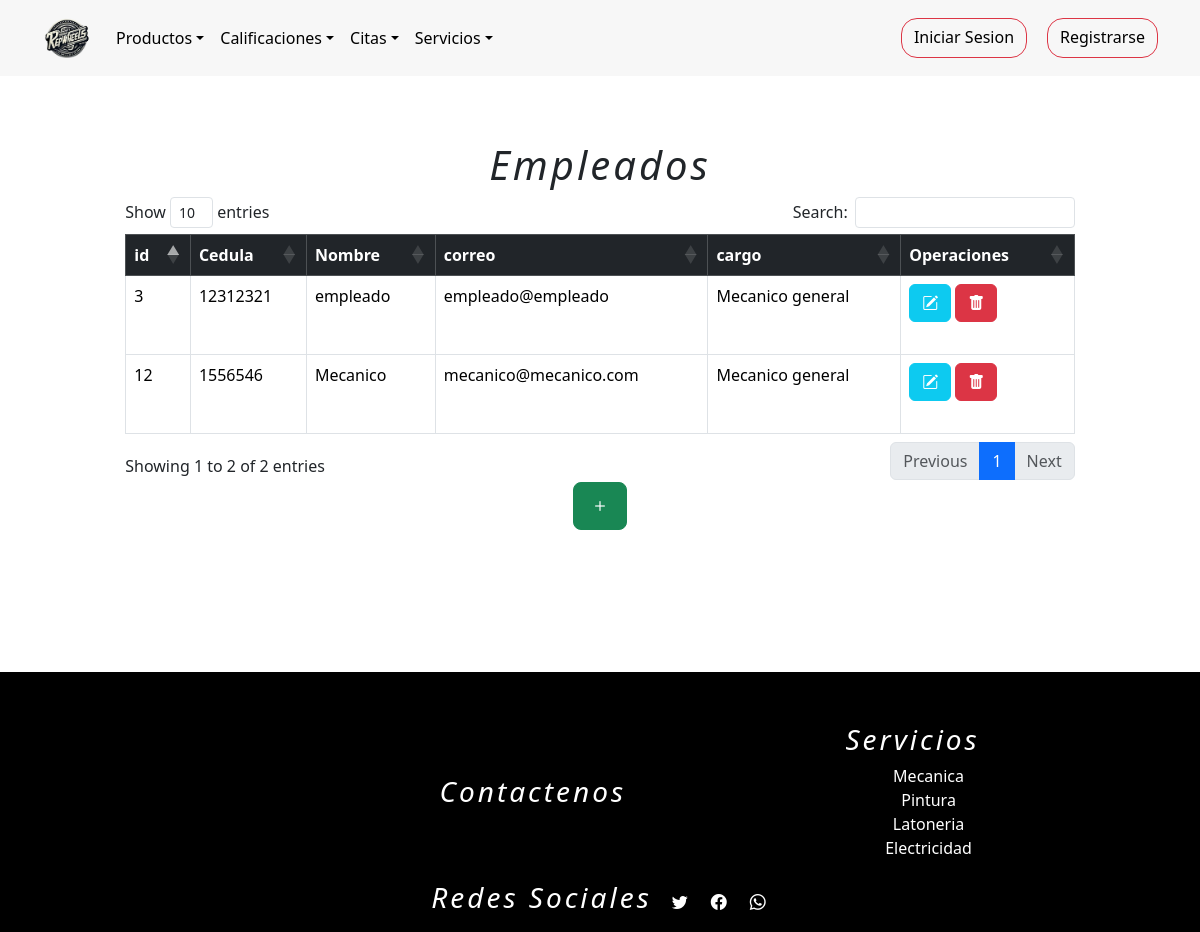
/empleados/, run on an earlier commit of the app's database.
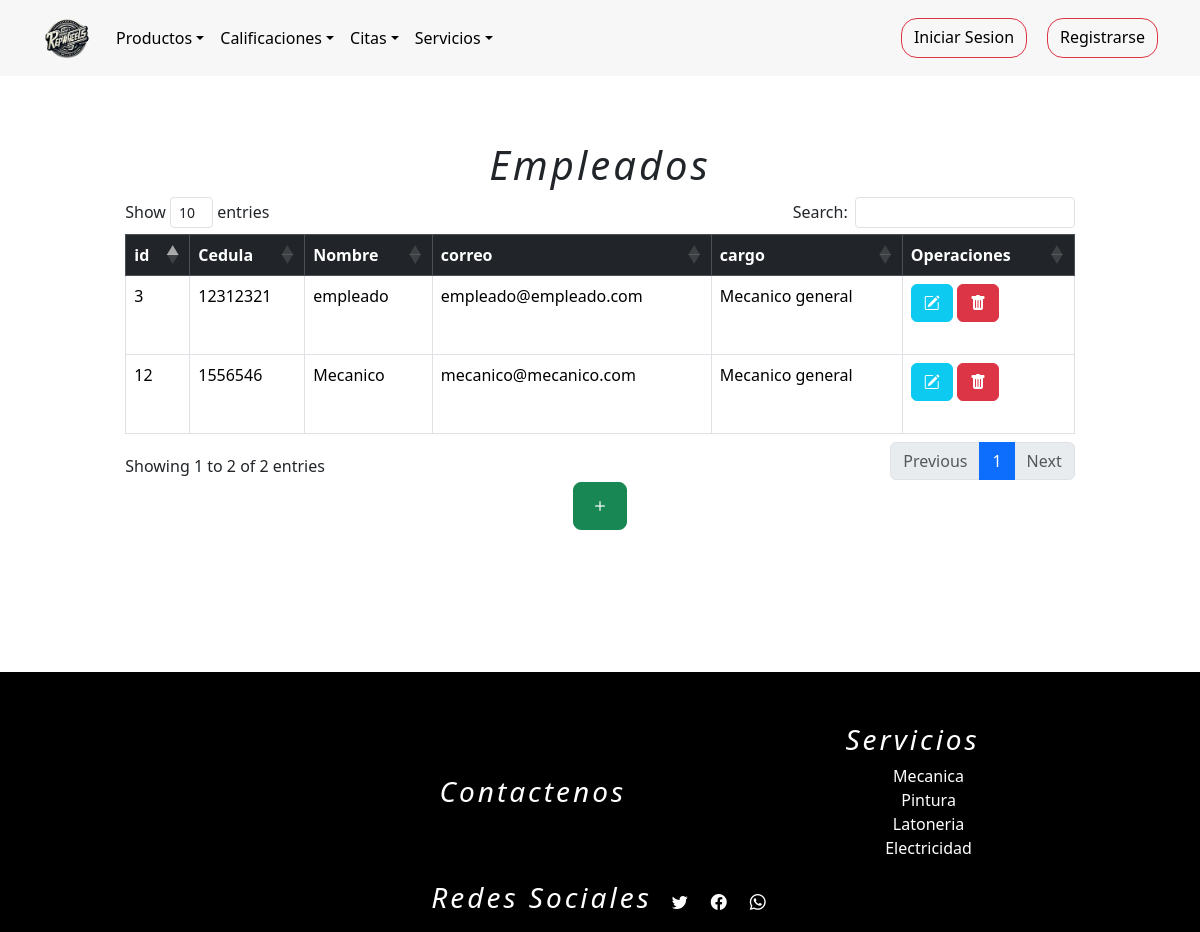
And on a later commit of the database.
### tienda/models.py (models this page shows, shortened)
class Usuarios(AbstractUser):
    username = None
    nombre = models.CharField(max_length=254)
    email = models.EmailField(max_length=254, unique=True,blank=False,null=True)
    password = models.CharField(max_length=254,blank=False,null=True)
    foto = models.ImageField(upload_to="media/", default="media/user.png")
    token_recuperar = models.CharField(max_length=254,blank=False,null=False,default=0)
    telefono=models.IntegerField(null=False,blank=True,default='0')
    cargo = models.CharField(max_length=254,null=False)
    direccion=models.CharField(max_length=254)
    cedula=models.IntegerField(blank=True,null=False,default='0')
    ROLES = (
        (1,"administrador"),
        (2,"proveedor"),
        (3,"empleado"),
        (4,"cliente"),
    )
    rol=models.IntegerField(choices=ROLES,default=4)
    n = models.IntegerField(blank=True,null=False,default=0)
    USERNAME_FIELD = "email"
    REQUIRED_FIELDS = ["nombre"]
    objects = CustomUserManager()

### tienda/views.py (the view)
# urls.py: path("empleados/", views.empleados, name="empleado"),
def empleados(request):
	q = Usuarios.objects.filter(rol=3)
	contexto = {"data": q}
	return render(request, "tienda/empleados/listarempleados.html", contexto)

### tienda/templates/tienda/empleados/listarempleados.html (shortened to what this page needs)
{% extends 'tienda/base1.html' %}
{% load static %}
{% block contenedor %}
<main>
    <div class="container-fluid m-3" style="padding:4%;">
        <h1 class="h1">Empleados</h1>
        <table  class="table table-bordered table-hover" id="tableR">
            <thead class="table-dark">
                <tr>
                    <th>id</th>
                    <th>Cedula</th>
                    <th>Nombre</th>
                    <th>correo</th>
                    <th>cargo</th>
                    <th>Operaciones</th>
                </tr>
            </thead>
            <tbody>
                {% for r in data %}
                    <tr>
                        <td>{{ r.id }}</td>
                        <td>{{ r.cedula }}</td>
                        <td>{{ r.nombre }}</td>
                        <td>{{ r.email }}</td>
                        <td>{{ r.cargo }}</td>
                        <td>
                            <a class="btn btn-info" href="{% url 'empleados_formulario_editar' r.id %}"><i class="bi bi-pencil-square"></i></a>
                            <a class="btn btn-danger" href="javascript:eliminar('{% url 'empleado_eliminar' r.id %}')"><i class="bi bi-trash-fill"></i></a>
                        </td>
                    </tr>
                {% endfor %}
            </tbody>
        </table>
        <div style="display: flex; justify-content: center; align-content: center;">
            <a href="{% url 'nuevoempleados' %}" class="btn btn-success btn-lg"><i class="bi bi-plus"></i></a>
        </div>
    </div>
</main>
{% endblock %}

What changed in the data, as far as the page shows it:
changed Usuarios "empleado": email "empleado@empleado" → "empleado@empleado.com"
